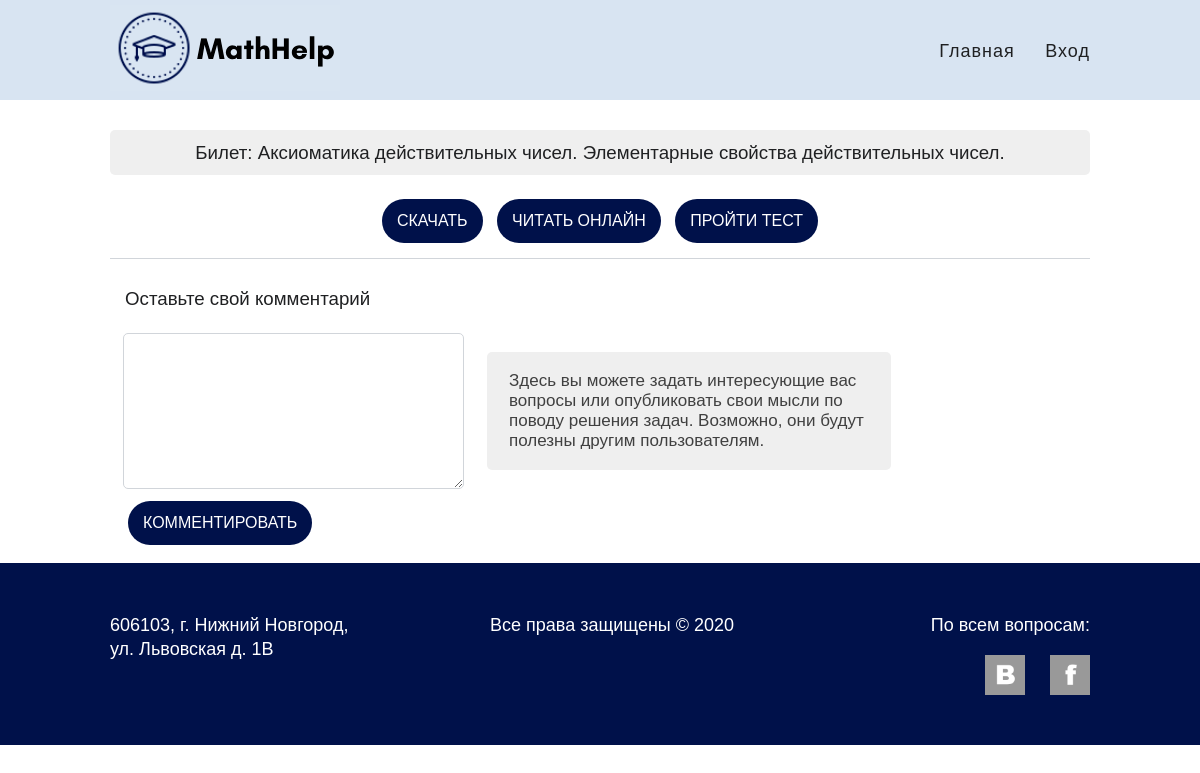
Before: /tickets/4 with the older database file.
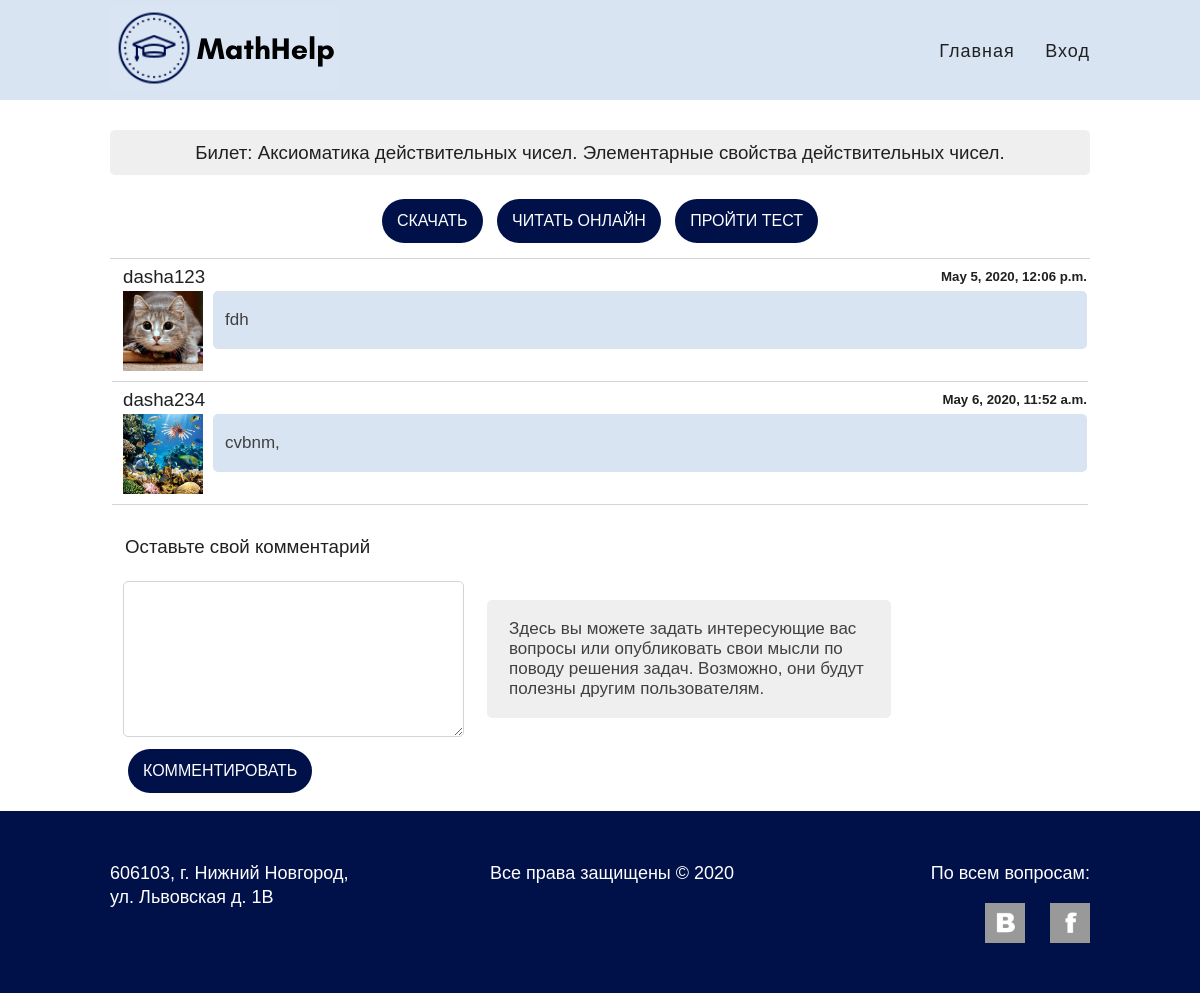
After: the same page with the newer database file.
### apps/forum/models.py (models this page shows, shortened)
class Comment(models.Model):
    ticket = models.ForeignKey(Ticket, on_delete=models.CASCADE)
    user = models.ForeignKey(get_user_model(), on_delete=models.CASCADE)
    date = models.DateTimeField(auto_now_add=True)
    body = models.TextField(max_length=2048)

### apps/profiles/models.py (models this page shows, shortened)
class Profile(models.Model):
    error_messages = {
        'invalid_delete_photo': 'Can not delete default photo.',
    }
    PHOTO_MAX_WIDTH, PHOTO_MAX_HEIGHT = 250, 250
    DEFAULT_PHOTO_PATH = os.path.join('profiles', 'default-avatar.jpg')
    MALE, FEMALE = 'M', 'F'
    GENDER_CHOICES = ((MALE, 'Male'), (FEMALE, 'Female'))
    user = models.OneToOneField(get_user_model(), on_delete=models.CASCADE)
    first_name = models.CharField(max_length=128, default='', blank=True)
    last_name = models.CharField(max_length=128, default='', blank=True)
    photo = models.ImageField(
        upload_to=get_photo_upload_path, default=DEFAULT_PHOTO_PATH
    )
    gender = models.CharField(
        max_length=1, choices=GENDER_CHOICES, default=MALE, blank=True
    )
    age = models.PositiveSmallIntegerField(default=0, blank=True)
    login_count = models.IntegerField(default=0)

### apps/tickets/views.py (the view)
class TicketDetailView(DetailView):
    model = Ticket
    template_name = f'{TicketsConfig.name}/ticket-detail.html'
    pk_url_kwarg = 'ticket_id'
    def get_context_data(self, **kwargs):
        context = super().get_context_data(**kwargs)
        context['comment_form'] = CommentCreateForm(self.get_object(), self.request.user)
        return context

### apps/forum/forms.py (shortened to what this page needs)
class CommentCreateForm(forms.ModelForm):
    class Meta:
        model = Comment
        fields = ['body']
    def __init__(self, ticket, user, *args, **kwargs):
        super().__init__(*args, **kwargs)
        self.use_required_attribute = False
        self.ticket = ticket
        self.user = user

### apps/accounts/context_processors.py (called while the page is built)
def accounts(request):
    return {
        'ACCOUNT_LOGIN_URL':           AccountsConfig.ACCOUNT_LOGIN_URL,
        'ACCOUNT_LOGOUT_URL':          AccountsConfig.ACCOUNT_LOGOUT_URL,
        'ACCOUNT_SETTINGS_URL':        AccountsConfig.ACCOUNT_SETTINGS_URL,
        'ACCOUNT_CREATE_URL':          AccountsConfig.ACCOUNT_CREATE_URL,
        'ACCOUNT_DELETE_URL':          AccountsConfig.ACCOUNT_DELETE_URL,
        'ACCOUNT_PASSWORD_CHANGE_URL': AccountsConfig.ACCOUNT_PASSWORD_CHANGE_URL,
        'ACCOUNT_USERNAME_UPDATE_URL': AccountsConfig.ACCOUNT_USERNAME_UPDATE_URL,
        'ACCOUNT_EMAIL_UPDATE_URL':    AccountsConfig.ACCOUNT_EMAIL_UPDATE_URL,
    }

### apps/forum/context_processors.py (called while the page is built)
def forum(request):
    return {
        'FORUM_COMMENT_CREATE_URL': ForumConfig.FORUM_COMMENT_CREATE_URL,
        'FORUM_COMMENT_DELETE_URL': ForumConfig.FORUM_COMMENT_DELETE_URL,
    }

### apps/tickets/templates/tickets/ticket-detail.html (shortened to what this page needs)
{% extends 'base.html' %}
{% load static %}
{% block css %}
  <link rel="stylesheet" href="{% static 'tickets/css/style.css' %}">
{% endblock %}
{% block content %}
<div class="container">
  <div class="ticket-detail">
    <h3>Билет: {{ ticket.name }}</h3>
  </div>
  <div class="border-bottom ticket-actions">
    <a class="btn btn-blue" href="{{ ticket.get_pdf_url }}" download>Скачать</a>
    <a class="btn btn-blue" href="{{ ticket.get_pdf_url }}">Читать онлайн</a>
    <a class="btn btn-blue" href="{{ ticket.get_quiz_url }}">Пройти тест</a>
  </div>
  <table class="comments-table">
    {% for comment in ticket.get_comments %}
      <tr>
        <td class="border-bottom">
          <h3>{{ comment.user }}</h3>
          <h5>{{ comment.date }}</h5>
          <div class="comment">
            <img src="{{ comment.user.profile.photo.url }}" width="80px" height="80px">
            <div class="comment-body">
            <p>{{ comment.body }}</p>
            </div>
          </div>
        </td>
      </tr>
    {% endfor %}
  </table>
  <div class="submit-comment">
    <h3>Оставьте свой комментарий</h3>
    <table>
      <tr>
        <td>
          <form action="{% url FORUM_COMMENT_CREATE_URL ticket.id %}" method="POST">
            {% for field in comment_form %}
              {{ field }}
            {% endfor %}<br>
            <button type="submit" class="btn btn-blue">Комментировать</button>
          </form>
        </td>
        <td class="submit-comment-instruction">
          <div>
            <p>Здесь вы можете задать интересующие вас вопросы или опубликовать
              свои мысли по поводу решения задач. Возможно, они будут полезны другим пользователям.</p>
          </div>
        </td>
      </tr>
    </table>
    </div>
  </div>
{% endblock %}

Changed rows visible on the page:
added Comment: user "dasha123", date "May 5, 2020, 12:06 p.m.", user.profile.photo (picture), body "fdh"
added Comment: user "dasha234", date "May 6, 2020, 11:52 a.m.", user.profile.photo (picture), body "cvbnm,"
